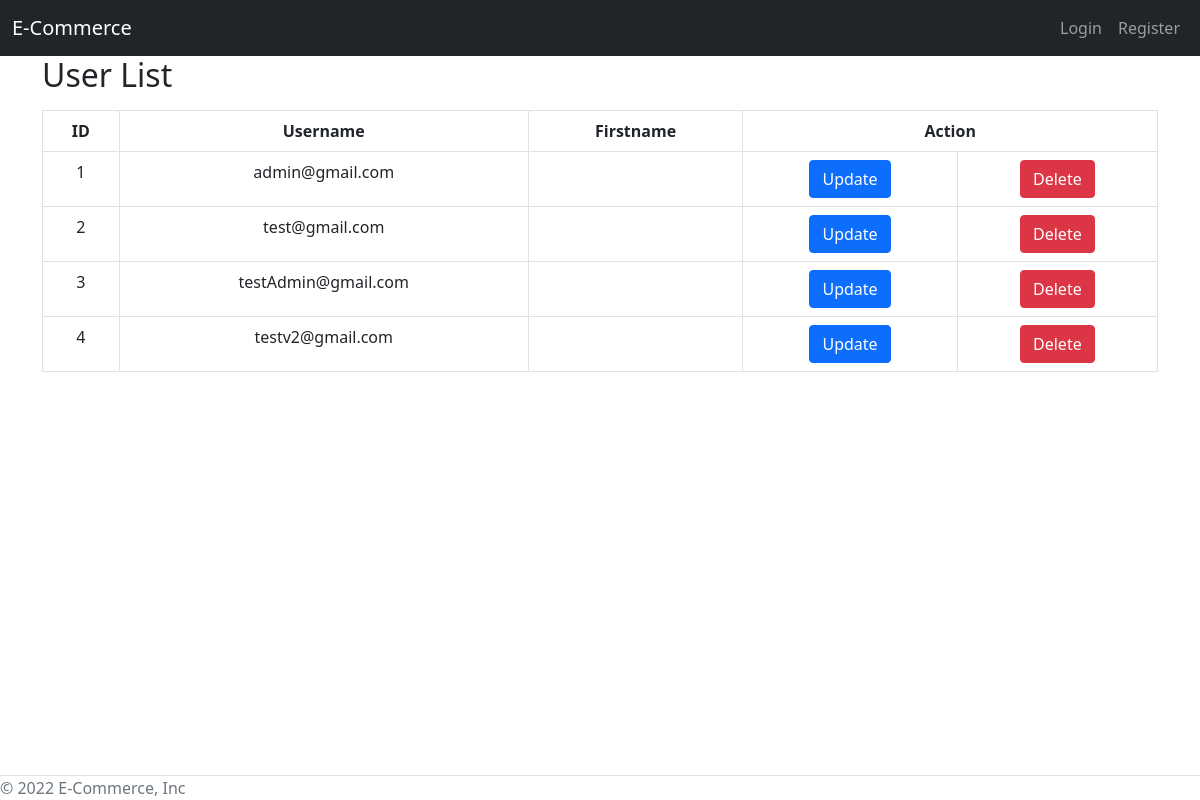
/users/, run on an earlier commit of the app's database.
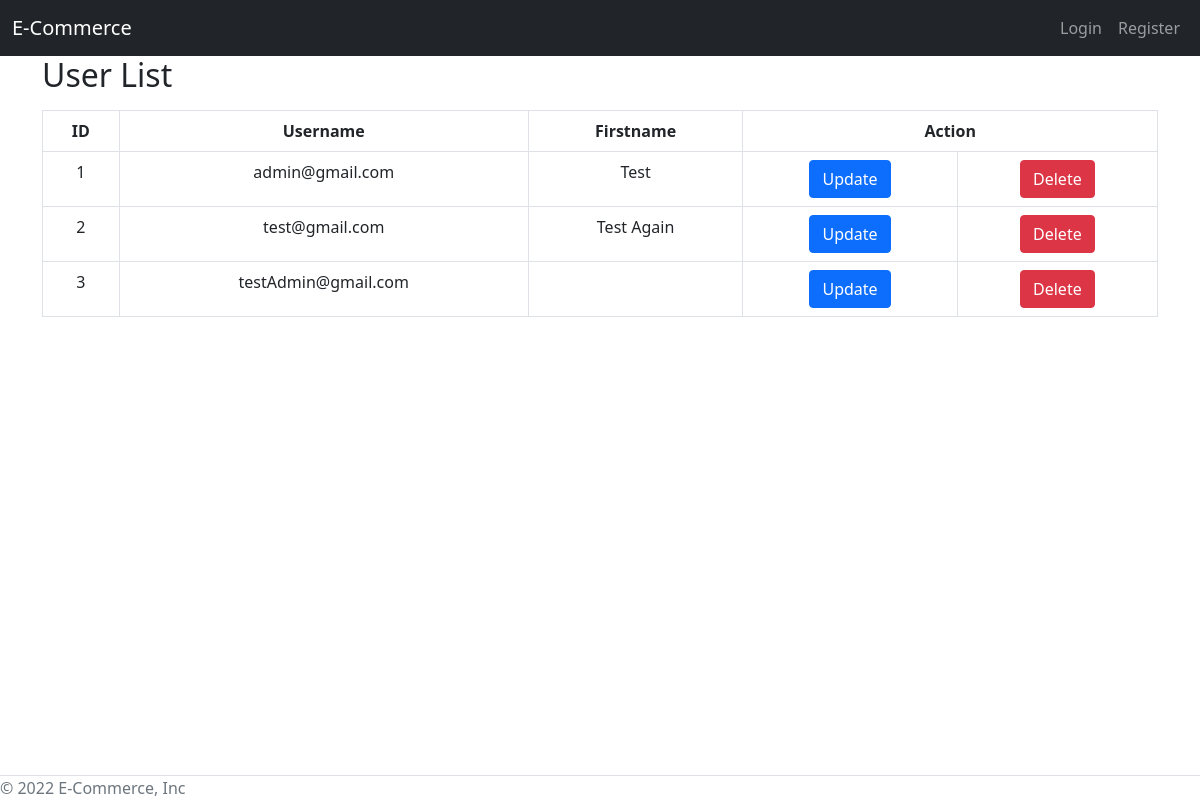
And on a later commit of the database.
### accounts/models.py (models this page shows, shortened)
class User(AbstractBaseUser):
    email = models.EmailField(max_length=255, unique=True)
    first_name = models.CharField(max_length=100)
    last_name = models.CharField(max_length=100)
    active = models.BooleanField(default=True)  # able to login
    staff = models.BooleanField(default=False)
    admin = models.BooleanField(default=False)
    timestamp = models.DateTimeField(auto_now_add=True)
    student = models.BooleanField(default=False)
    USERNAME_FIELD = 'email'  # username
    REQUIRED_FIELDS = []  # what fields are ask when running python manage.py createsuperuser
    objects = UserManager()

### test202/views.py (the view)
# urls.py: path('users/', list_user, name='list_user'),
def list_user(request):
    model = User.objects.all().values()
    context = {
        'model': model
    }
    return render(request, 'auth/list_user.html', context)

### templates/auth/list_user.html (shortened to what this page needs)
<!DOCTYPE html>
<html lang="en">
<head>
    {% include 'base/css.html' %}
</head>
<body>
{% include 'base/navbar.html' %}
<div class="container">
        <h2>User List</h2>
        <div class="reward mt-3">
            <div class="table-responsive">
              <table class="table table-bordered">
                    <thead>
                        <tr>
                         <th class="col text-center">ID</th>
                         <th class="col text-center">Username</th>
                         <th class="col text-center">Firstname</th>
                         <th class="col text-center" colspan="2">Action</th>
                        </tr>
                    </thead>
                    <tbody>
                          {% for foo in model %}
                            <tr>
                                <td class="col text-center" data-label="ID">{{ foo.id }}</td>
                                <td class="col text-center" data-label="Rewards">{{ foo.email }}</td>
                                <td class="col text-center" data-label="Points">{{ foo.first_name }}</td>
                                <td>
                                    <div class="col text-center">
                                        <button  class="update-btn btn btn-primary text-center" onclick="location.href='{% url 'update' foo.id %}'">
                                    Update</button>
                                    </div>
                                </td>
                                <td>
                                    <div class="col text-center">
                                        <button  class="delete-btn btn btn-danger" onclick="location.href='{% url 'delete' foo.id %}'">
                                        Delete</button>
                                    </div>
                                </td>
                          </tr>
                        {% endfor %}
                    </tbody>
                </table>
            </div>
          </div>
    </div>
{% include 'base/footer.html' %}
</body>
</html>

What changed in the data, as far as the page shows it:
removed User: id "4", email "testv2@gmail.com"
changed User "admin@gmail.com": first_name (not shown) → "Test"
changed User "test@gmail.com": first_name (not shown) → "Test Again"
